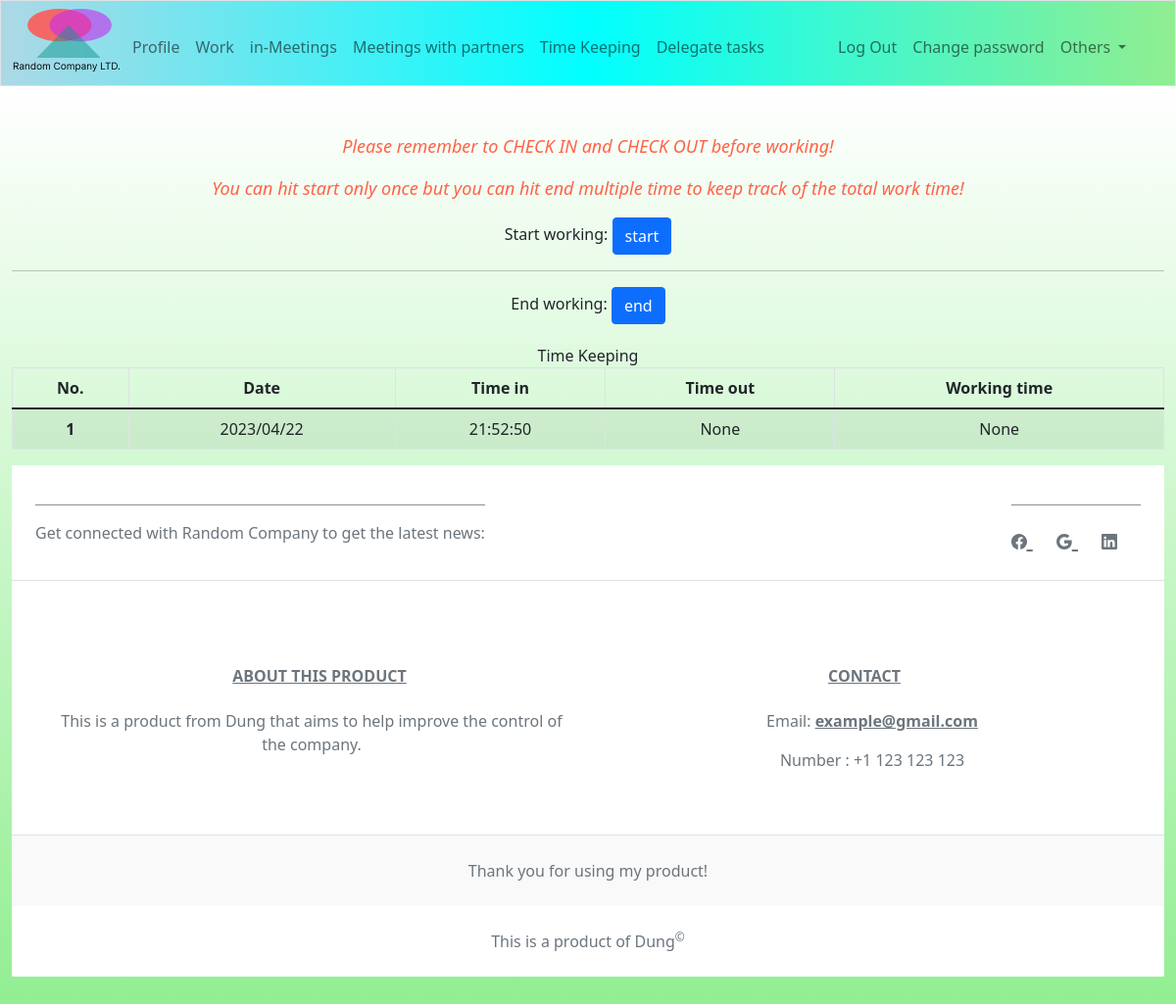
The app's page /time_keep (signed in) with its own data.
### tables this page shows
CREATE TABLE timekeep (
    worker_id INTEGER,
    date TEXT NOT NULL,
    time_in TEXT,
    time_out TEXT,
    work_time REAL,
    FOREIGN KEY(worker_id) REFERENCES workers(id)
);

### app.py (the view)
@app.route("/time_keep", methods=["GET", "POST"])
@login_required
def timekeep():
    if request.method == "POST":
        mark = request.form.get("timekeep")
        now = datetime.now()
        date, time = datetime.strftime(now, "%Y/%m/%d"), datetime.strftime(now, "%H:%M:%S")
        if mark == "start":
            if len(db.execute("SELECT time_in FROM timekeep WHERE worker_id = ? AND date = ?",
                                session["user_id"], date)) != 0:
                return apology("You can only hit start once every day!")
            else:
                db.execute("""INSERT INTO timekeep(worker_id, date, time_in, time_out, work_time)
                       VALUES(?, ?, ?, NULL, NULL)""", session["user_id"], date, time)
        else:
            try:
                time_in = db.execute("SELECT time_in FROM timekeep WHERE worker_id = ? AND date = ?",
                                session["user_id"], date)[0]["time_in"]
                start = datetime.strptime(f"{date} {time_in}", "%Y/%m/%d %H:%M:%S")
            except:
                return apology("You havent't check in yet! Please contact the admin to add your work time!")
            delta = int((now - start).total_seconds())
            hours, min_sec = divmod(delta, 3600)
            mins, secs = divmod(min_sec, 60)
            delta = f"{hours}:{mins}:{secs}"
            db.execute("""UPDATE timekeep SET time_out = ?, work_time = ? WHERE worker_id = ? AND date = ? AND time_in = ?""",
                       time, delta, session["user_id"], date, time_in)
        return redirect("/")
    else:
        time_keeping = []
        for day in db.execute("SELECT * FROM timekeep WHERE worker_id = ? ORDER BY date DESC LIMIT 7", session["user_id"]):
            time_keeping.append({
                "date": day["date"],
                "time_in": day["time_in"],
                "time_out": str(day["time_out"]),
                "work_time": str(day["work_time"])
                })
        return render_template("timekeep.html", time_keeping=time_keeping)

### app.py (called while the page is built)
@app.after_request
def after_request(response):
    response.headers["Cache-Control"] = "no-cache, no-store, must-revalidate"
    response.headers["Expires"] = 0
    response.headers["Pragma"] = "no-cache"
    return response

### funcs.py (called while the page is built)
def login_required(func):
    @wraps(func)
    def decorated_function(*args, **kwargs):
        if session.get("user_id") is None:
            return redirect("/login")
        return func(*args, **kwargs)
    return decorated_function

### templates/timekeep.html (shortened to what this page needs)
{% extends "layout.html" %}
{% block main %}
    <div class="text-center reminder">
        <p>Please remember to CHECK IN and CHECK OUT before working!</p>
        <p>You can hit start only once but you can hit end multiple time to keep track of the total work time!</p>
    </div>
    <form action="/time_keep" method="post">
        <label for="start">Start working: </label>
        <input type="submit" name="timekeep" id="start" value="start" class="btn btn-primary">
        <hr>
        <label for="end">End working: </label>
        <input type="submit" name="timekeep" id="end" value="end" class="btn btn-primary">
    </form>
    <table class="table table-striped table-bordered table-hover" id="time_keep_table">
        <label for="time_keep_table">Time Keeping</label>
        <thead class="thead-light">
            <th scope="col">No.</th>
            <th scope="col">Date</th>
            <th scope="col">Time in</th>
            <th scope="col">Time out</th>
            <th scope="col">Working time</th>
        </thead>
        <tbody>
            {% for day in time_keeping %}
                <tr>
                    <th scope="row">{{ loop.index }}</th>
                    <td>{{ day["date"] }}</td>
                    <td>{{ day["time_in"] }}</td>
                    <td>{{ day["time_out"] }}</td>
                    <td>{{ day["work_time"] }}</td>
                </tr>
            {% endfor %}
        </tbody>
    </table>
{% endblock %}

### static/styles.css (style rules this page uses)
body { overflow: auto; display: flex; flex-direction: column; }
.reminder { color: tomato; font-size: large; font-weight: 500; font-style: italic; }
form { margin-bottom: 20px; position: relative; }

### records on screen
timekeep: date "2023/04/22", time_in "21:52:50", time_out "None", work_time "None"
